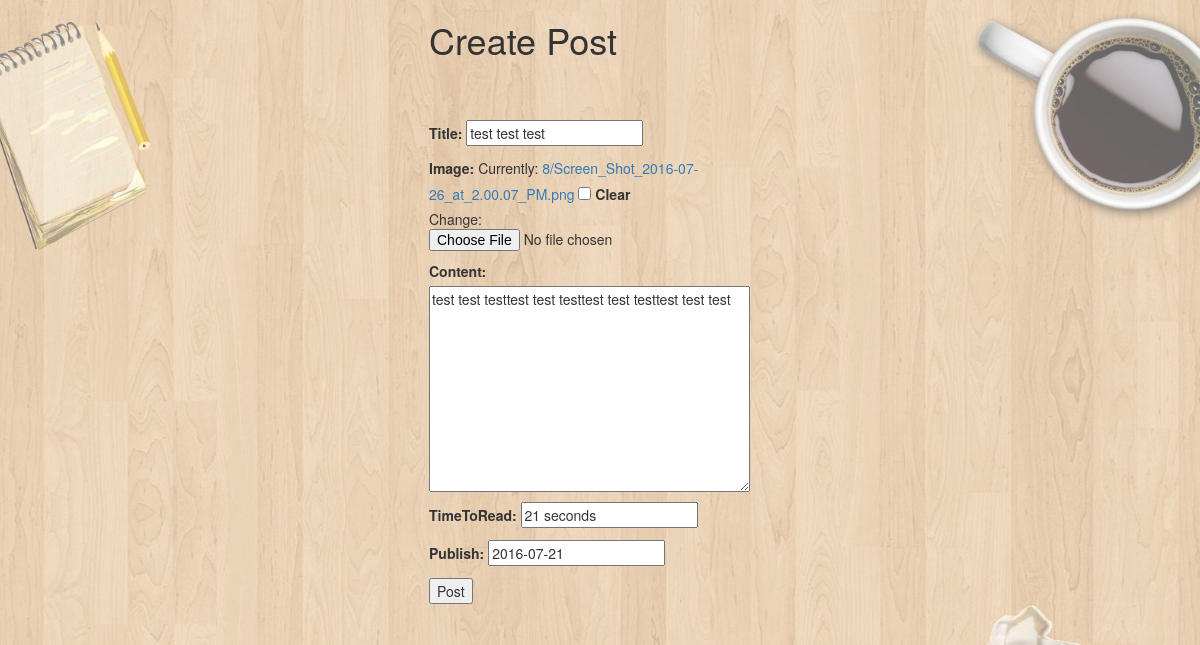
The page /posts/test-test-test/edit/ (signed in) on the database its author committed.
### posts/models.py (models this page shows, shortened)
class Post(models.Model):
	title = models.CharField(max_length=120)
	slug = models.SlugField(unique=True)
	image = models.ImageField(upload_to=upload_location,
		null=True,
		blank=True,
		width_field="width_field",
		height_field="height_field")
	height_field = models.IntegerField(default=0)
	width_field = models.IntegerField(default=0)
	content = models.TextField()
	timeToRead = models.CharField(max_length = 20)
	timestamp = models.DateTimeField(auto_now=False, auto_now_add=True)
	publish = models.DateField(auto_now=False, auto_now_add=False)
	class Meta:
		ordering = ["-timestamp", "-timeToRead"]

### posts/views.py (the view)
# urls.py: url(r'^(?P<slug>[\w-]+)/edit/$', post_update, name='update'),
def post_update(request, slug=None):
	if not request.user.is_staff or not request.user.is_superuser:
		raise Http404
	instance = get_object_or_404(Post, slug=slug)
	form = PostForm(request.POST or None, request.FILES or None, instance=instance)
	if form.is_valid():
		instance = form.save(commit=False)
		instance.save()
		messages.success(request, "Saved")
		return HttpResponseRedirect(instance.get_absolute_url())
	context = {
		"title": instance.title,
		"instance": instance,
		"form": form,
	}
	return render(request, "post_form.html", context)

### posts/forms.py
class PostForm(forms.ModelForm):
	class Meta:
		model = Post
		fields = [
			"title",
			"image",
			"content",
			"timeToRead",
			"publish"
		]

### templates/post_form.html (shortened to what this page needs)
{% extends "base.html" %}
{% load staticfiles %}
{% block content %}
<div class="center_div">
	<h1>Create Post</h1>
	<form method='POST' action='' enctype='multipart/form-data'>
		{{ form.as_p }}
		<input type='submit' value='Post'/>
	</form>
</div>
{% endblock content %}

### rows shown on the page
Post: title "test test test", content "test test testtest test testtest test testtest test test", timeToRead "21 seconds", publish "2016-07-21"
